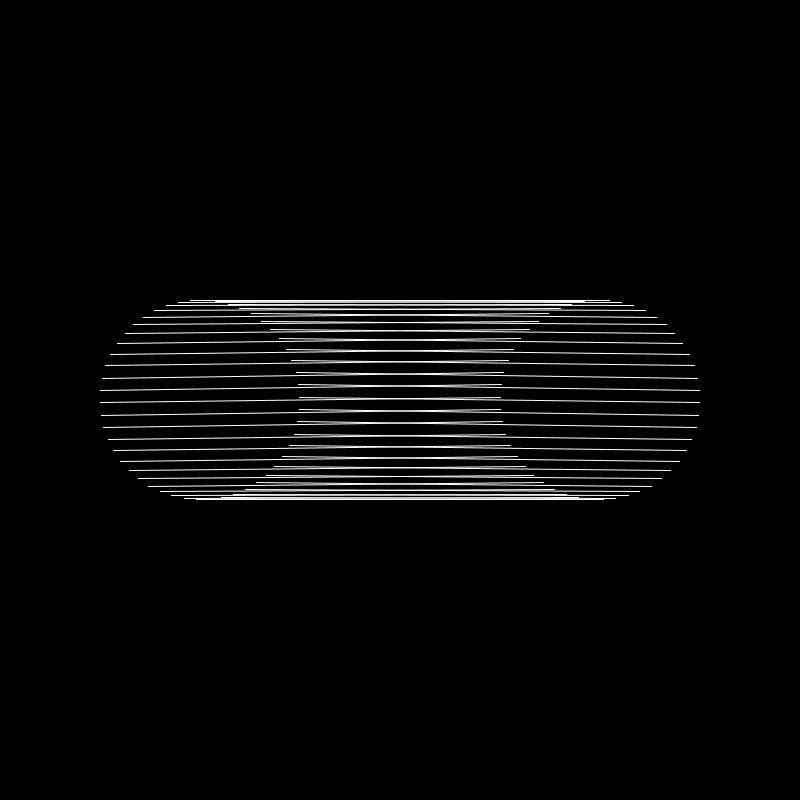
Frame 1 (no input)
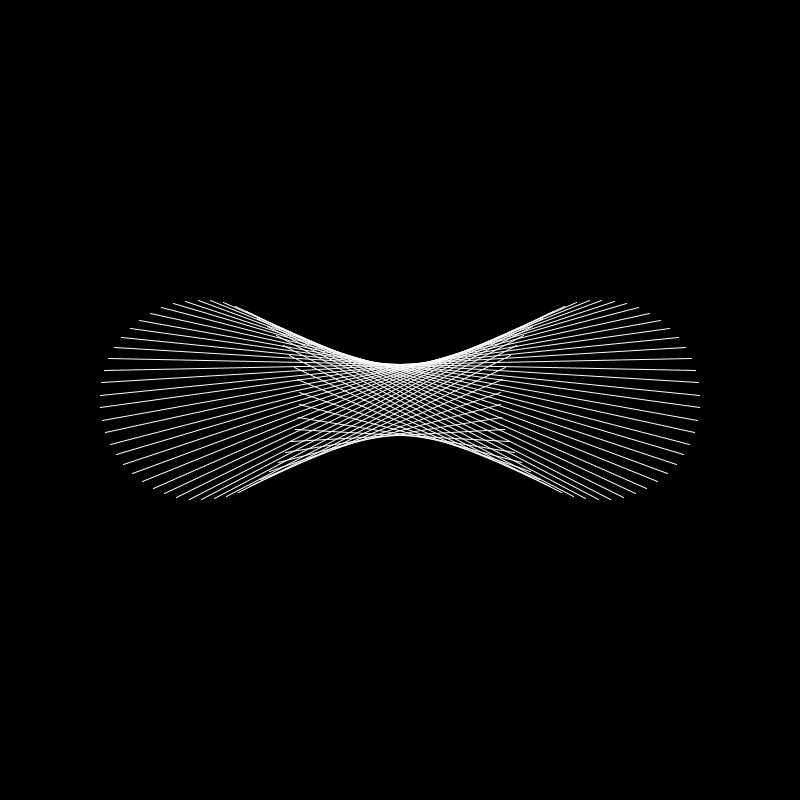
Frame 60 (the mouse pressed at the canvas centre just before this capture)
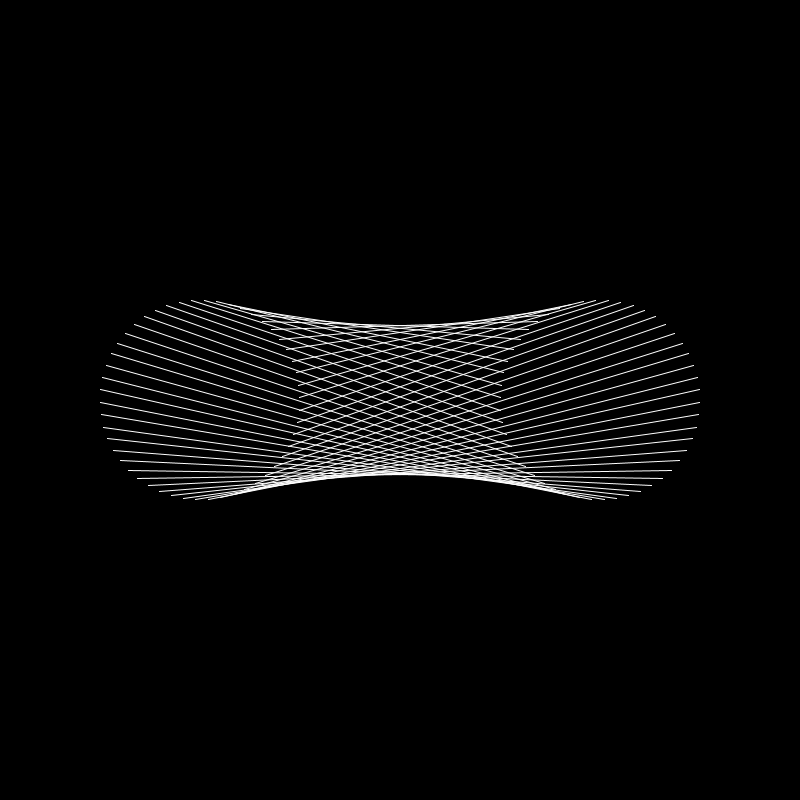
Frame 120 (the mouse held since frame 60 and released just before this capture)

The Processing sketch that drew these frames (run headless with seeded random() and noise(); from frame 60 on, the mouse is pressed at the canvas centre):

// Processing sketch: rotVase_pde
// ── rotVase_pde.pde
int circAmt = 20;
double step = 2*Math.PI/20;
float x0;
float y0;
float x1;
float y1;
float dist = 400;
float testVar = 0.01;
int h = 150; 
int k = 150;
int r = 50;

void setup() {
  size(800, 800);
}

void draw() {
  background(0);
  stroke(255);
  testVar += 0.02;
  circAmt = 50;
  dist = 400;
  h = 200; 
  k = height/2;
  r = 100;
  for (double i = 0; i < 2*Math.PI; i += 2*Math.PI/abs(circAmt)) {
    pushMatrix();
    x0 = h + r*(float)Math.cos(i+testVar);
    y0 = k - r*(float)Math.sin(i+testVar);    
    point(x0, y0);
    popMatrix();
    x1 = h + dist + r*(float)Math.cos(i-testVar);
    y1 = k - r*(float)Math.sin(i-testVar);    
    point(x1, y1);
    line(x0, y0, x1, y1);
  }
}
